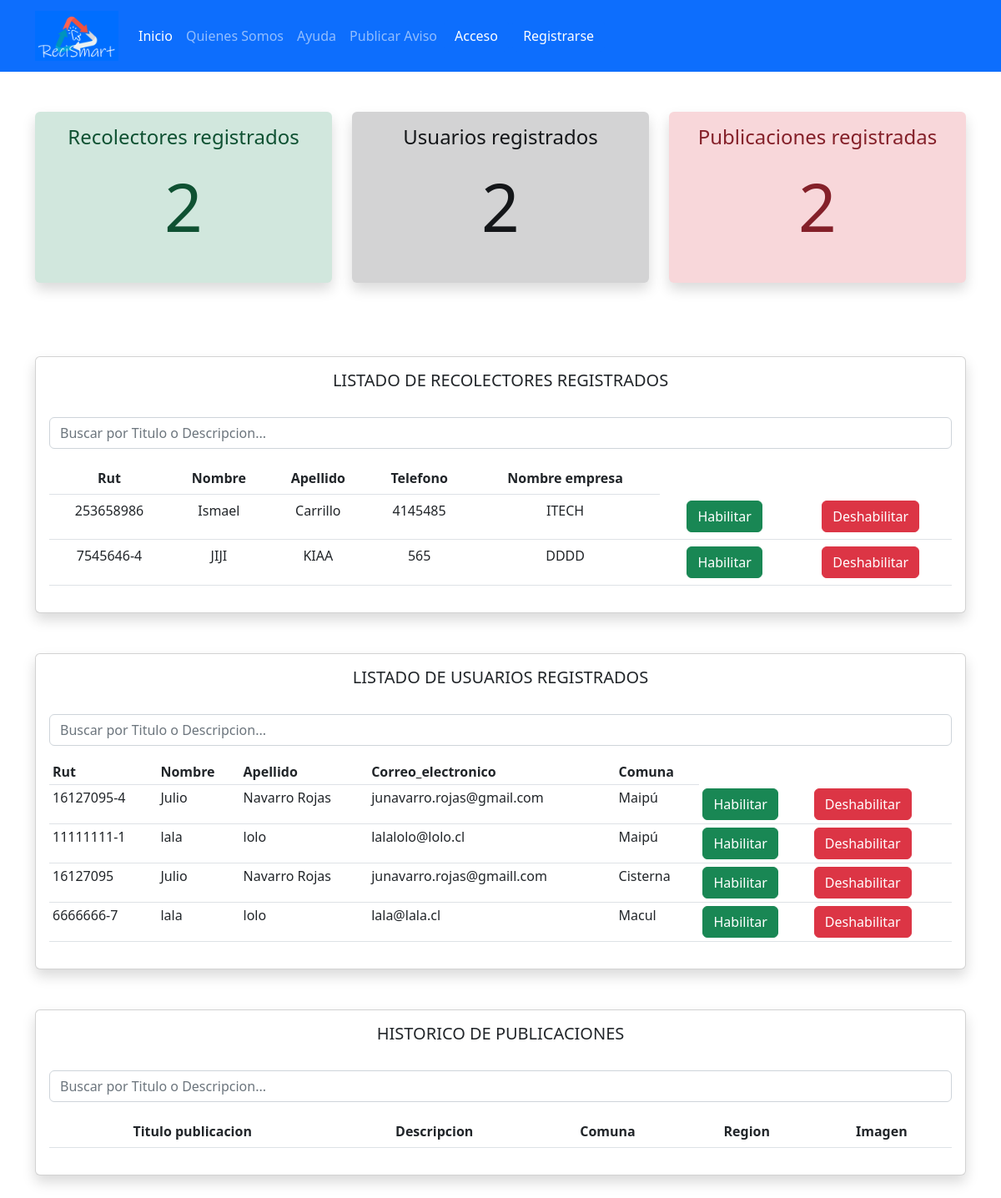
/panel/, run on the app's committed database.
### RecismartAPP/models.py (models this page shows, shortened)
class CuentaRecolector(models.Model):
    Rut_Empresa = models.CharField(max_length=100, unique=True)
    Nombre = models.CharField(max_length=50)
    Apellido = models.CharField(max_length=50)
    Correo_electronico = models.EmailField(max_length=50, unique=True)
    Telefono = models.CharField(max_length=100)
    Direccion = models.CharField(max_length=100)
    Nombre_de_empresa = models.CharField(max_length=100)

class CuentaUsuario(models.Model):
    Rut = models.CharField(max_length=100, unique=True)
    Nombre = models.CharField(max_length=50)
    Apellido = models.CharField(max_length=50)
    Correo_electronico = models.EmailField(max_length=50, unique=True)
    Telefono = models.CharField(max_length=100)
    Direccion = models.CharField(max_length=100)
    Comuna = models.ForeignKey(Comunas, on_delete=models.CASCADE)
    Region = models.ForeignKey(Regiones, on_delete=models.CASCADE)

class Comunas(models.Model):
    Comuna = models.CharField(max_length=100, choices=LISTA_COMUNAS_RM)
    def __str__(self):
        return self.Comuna

### RecismartAPP/views.py (the view, shortened to what this page needs)
# urls.py: path('panel/', panel, name="panel"),
def panel(request):
    busqueda_usuario = request.GET.get("busqueda_usuario")
    busqueda_recolector = request.GET.get("busqueda_recolector")
    busqueda_aviso = request.GET.get("busqueda_aviso")
    listarusuario = CuentaUsuario.objects.all()
    listarrecolector = CuentaRecolector.objects.all()
    listaraviso = RegistroAviso.objects.all()
    if busqueda_aviso:
        listaraviso = RegistroAviso.objects.filter(
            Q(Titulo_de_publicacion__icontains=busqueda_aviso) |
            Q(Descripcion__icontains=busqueda_aviso)
        ).distinct()
    data = {
        'listarusuario': listarusuario,
        'listarrecolector': listarrecolector,
        'listaraviso': listaraviso,
    }
    return render(request, './administrador/panel.html', data)

### RecismartAPP/templates/administrador/panel.html (shortened to what this page needs)
{%  include 'navbar2.html' %}
   {% load static %}
    <div class="container text-center">
        <div class="row">
            <div class="col-4">
                <div class="card card-body alert alert-success shadow" role="alert" style="border: none">
                    <h4>Recolectores registrados</h4>
                    <p style="font-size: 80px">2</p>
                </div>
            </div>
            <div class="col-4">
                <div class="card card-body alert alert-dark shadow" role="alert" style="border: none">
                    <h4>Usuarios registrados</h4>
                    <p style="font-size: 80px">2</p>
                </div>
            </div>
            <div class="col-4">
                <div class="card card-body alert alert-danger shadow" role="alert" style="border: none">
                    <h4>Publicaciones registradas</h4>
                    <p style="font-size: 80px">2</p>
                </div>
            </div>
        </div>
    </div>
    <div class="container">
        <div class="row text-center">
            <div class="col">
                <div class="card card-body shadow">
                    <h5>LISTADO DE RECOLECTORES REGISTRADOS</h5>
                    <br>
                    <div class="row text-center">
                        <div class="col">
                            <form class="form-inline">
                                <input class="form-control mr-sm-" type="search" placeholder="Buscar por Titulo o Descripcion..." aria-label="Search" name="busqueda_aviso">
                            </form>
                        </div>
                    </div>
                    <table class="table table-responsive-md thead-light text-center" >
                        <tr>
                            <th>Rut</th>
                            <th>Nombre</th>
                            <th>Apellido</th>
                            <th>Telefono</th>
                            <th>Nombre empresa</th>
                        </tr>
                            {% for recolector in listarrecolector %}
                        <tr>
                            <td>{{ recolector.Rut_Empresa }}</td>
                            <td>{{ recolector.Nombre }}</td>
                            <td>{{ recolector.Apellido }}</td>
                            <td>{{ recolector.Telefono }}</td>
                            <td>{{ recolector.Nombre_de_empresa }}</td>
                            <td><a class="btn btn-success" href="#">Habilitar</a></td>
                            <td><a class="btn btn-danger" href="#">Deshabilitar</a></td>
                        </tr>
                            {% endfor %}
                    </table>
                </div>
            </div>
        </div>
    </div>
    <div class="container">
        <div class="row text-center">
            <div class="col">
                <div class="card card-body shadow">
                    <h5>LISTADO DE USUARIOS REGISTRADOS</h5>
                    <br>
                    <div class="row text-center">
                        <div class="col">
                            <form class="form-inline">
                                <input class="form-control mr-sm-" type="search" placeholder="Buscar por Titulo o Descripcion..." aria-label="Search" name="busqueda_aviso">
                            </form>
                        </div>
                    </div>
                    <table class="table table-sm">
                        <tr>
                            <th>Rut</th>
                            <th>Nombre</th>
                            <th>Apellido</th>
                            <th>Correo_electronico</th>
                            <th>Comuna</th>
                        </tr>
                            {% for usuarios in listarusuario %}
                        <tr>
                            <td>{{ usuarios.Rut }}</td>
                            <td>{{ usuarios.Nombre }}</td>
                            <td>{{ usuarios.Apellido }}</td>
                            <td>{{ usuarios.Correo_electronico }}</td>
                            <td>{{ usuarios.Comuna }}</td>
                            <td><a class="btn btn-success" href="#">Habilitar</a></td>
                            <td><a  class="btn btn-danger" href="#">Deshabilitar</a></td>
                        </tr>
                        {% endfor %}
                    </table>
                </div>
            </div>
        </div>
    </div>
    <div class="container">
        <div class="row">
            <div class="col">
                <div class="card card-body shadow">
                    <h5 style="text-align: center">HISTORICO DE PUBLICACIONES</h5>
                    <br>
                    <div class="row text-center">
                        <div class="col">
                            <form class="form-inline">
                                <input class="form-control mr-sm-" type="search" placeholder="Buscar por Titulo o Descripcion..." aria-label="Search" name="busqueda_aviso">
                            </form>
                        </div>
                    </div>
                    <table class="table table-responsive-md thead-light text-center">
                        <tr>
                            <th>Titulo publicacion</th>
                            <th>Descripcion</th>
                            <th>Comuna</th>
                            <th>Region</th>
                            <th>Imagen</th>
                        </tr>
                    </table>
                </div>
            </div>
        </div>
        <br>
        <br>
        <br>
        <br>
    </div>

### data on the page
CuentaRecolector: Rut_Empresa "253658986", Nombre "Ismael", Apellido "Carrillo", Telefono "4145485", Nombre_de_empresa "ITECH"
CuentaRecolector: Rut_Empresa "7545646-4", Nombre "JIJI", Apellido "KIAA", Telefono "565", Nombre_de_empresa "DDDD"
CuentaUsuario: Rut "16127095-4", Nombre "Julio", Apellido "Navarro Rojas", Correo_electronico "junavarro.rojas@gmail.com", Comuna "Maipú"
CuentaUsuario: Rut "11111111-1", Nombre "lala", Apellido "lolo", Correo_electronico "lalalolo@lolo.cl", Comuna "Maipú"
CuentaUsuario: Rut "16127095", Nombre "Julio", Apellido "Navarro Rojas", Correo_electronico "junavarro.rojas@gmaill.com", Comuna "Cisterna"
CuentaUsuario: Rut "6666666-7", Nombre "lala", Apellido "lolo", Correo_electronico "lala@lala.cl", Comuna "Macul"
